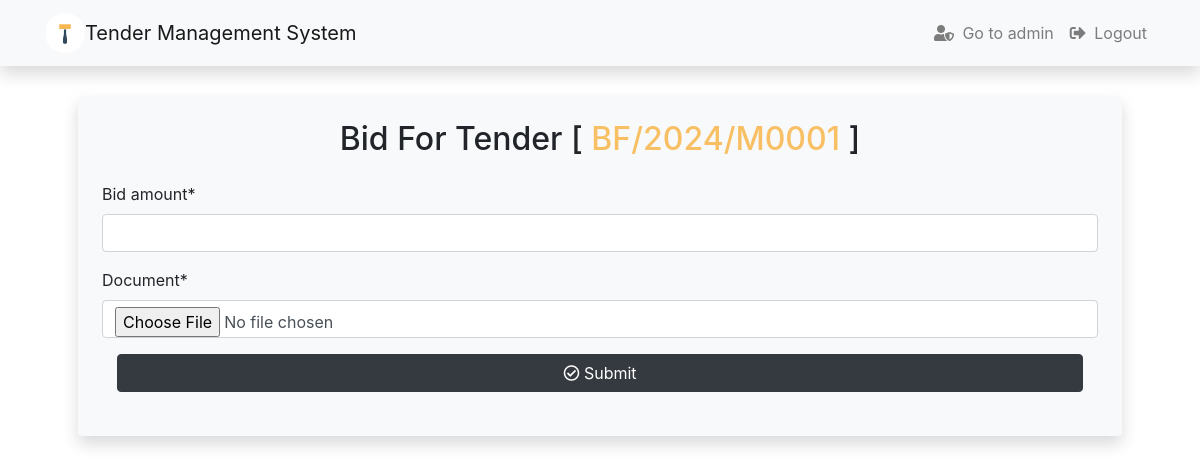
The app's page /bids/application/1 (signed in), older data.
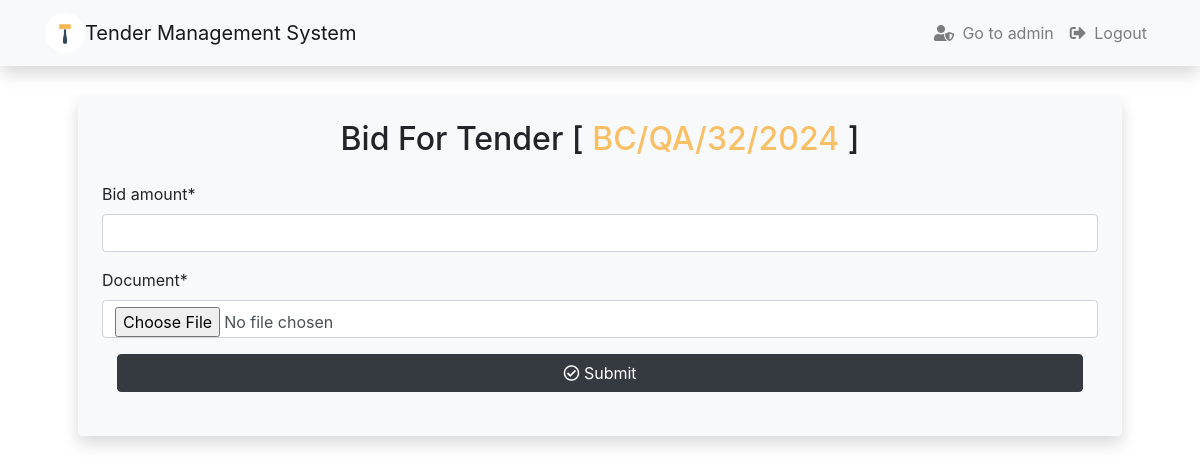
The same page, newer data.
### tender/models.py (models this page shows, shortened)
class Tender(models.Model):
    status_choices = [
        ('assigned', 'Assigned'),
        ('available', 'Available'),
        ('expired', 'Expired'),
    ]
    tender_no = models.CharField(max_length=20, unique=True)
    title = models.CharField(max_length=200)
    description = models.TextField()
    category = models.ForeignKey(Category, on_delete=models.DO_NOTHING)
    location = models.CharField(max_length=100)
    created_at = models.DateTimeField(auto_now_add=True)
    updated_at = models.DateTimeField(auto_now=True)
    status = models.CharField(max_length=20, choices=status_choices, default='available')
    document = models.FileField(upload_to='tender_documents/')
    publisher = models.ForeignKey(User, on_delete=models.PROTECT,related_name='owned_tenders')
    winner = models.ForeignKey(User, on_delete=models.PROTECT, null=True, blank=True, related_name='won_tenders')
    watchers = models.ManyToManyField(User, related_name='watchlist', blank=True)
    due_date = models.DateField()

### bid/views.py (the view, shortened to what this page needs)
# urls.py: path('application/<int:tenderID>', views.tender_bid, name='bid-application'),
@login_required
def tender_bid(request, tenderID):
    tender = get_object_or_404(Tender, pk=tenderID)
    bid_form = BidForm()  # Move form instantiation outside of conditional block
    return render(request, 'bids/bid-application.html', {'Tender': tender, 'BidForm': bid_form})

### bid/forms.py
class BidForm(forms.ModelForm):
    class Meta:
        model = Bid
        fields =['bid_amount', 'document']
    def __init__(self, *args, **kwargs):
        super(BidForm, self).__init__(*args, **kwargs)
        for visible in self.visible_fields():
            visible.field.widget.attrs['class'] = 'form-control'

### templates/bids/bid-application.html (shortened to what this page needs)
{%extends 'base.html'%} {% load crispy_forms_tags %} {%block content%}
<div class="container p-5">
  <div class="mt-5">
    <div class="container my-5 rounded mx-auto bg-light shadow p-4">
      <h2 class="text-center mb-4">
        Bid For Tender [
        <span style="color: #f8bf64">{{ Tender.tender_no }}</span> ]
      </h2>
      <form
        action="{% url 'bid-application' Tender.id %}"
        method="post"
        enctype="multipart/form-data"
      >
        <div class="form-group">
          {{ BidForm|crispy }}
          <div class="col-md-12">
            <button type="submit" class="btn btn-block btn-dark">
              <span class="far fa-check-circle"></span> Submit
            </button>
          </div>
        </div>
      </form>
    </div>
  </div>
</div>
{%endblock%}

Row changes from the older to the newer data that the page shows:
changed Tender: tender_no "BF/2024/M0001" → "BC/QA/32/2024"
